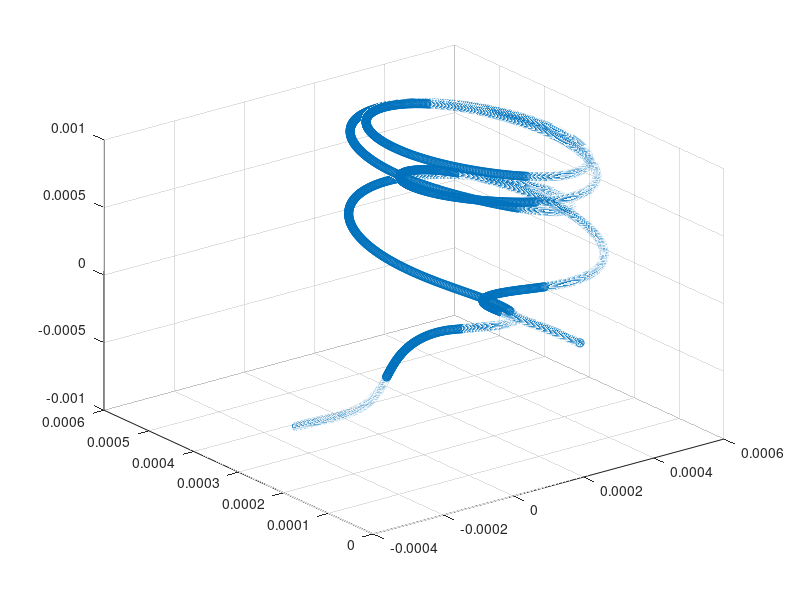

Here is the MATLAB script that generated this plot:

function RingMagneticFieldIV

clc;
close all;
format long;

global q m h hhat e epsilon0 u0
h = 6.626196e-34;
hhat = h / (2 * pi);
m = 9.109e-31;
e = -1.602e-19;
q = abs(e);
epsilon0 = 8.854187817e-12;
u0 = 4e-7 * pi;  
f = 2e6;
w = 2 * pi * f;
c = 3e8;
lambda = c / f;
v0 = 1e6;
simcount = 2500;
B = 0.3e-1;
B_xyz = [ones(simcount, 1) * B, ones(simcount, 1) * B, ones(simcount, 1) * B];
tmin = 0;
r0 = m * v0 / (q * B);
tmax = r0 * 2 * pi / v0 * 5;
t = linspace(tmin, tmax, simcount);
dt = (tmax - tmin) / length(t);
AXES_COUNT = 3;

vx = zeros(1, simcount);
vy = zeros(1, simcount);
vz = zeros(1, simcount);
xx = zeros(1, simcount);
xy = zeros(1, simcount);
xz = zeros(1, simcount);

vy(1) = v0;
vy(2) = v0;
xx(1) = r0;
xx(2) = r0;

v_xyz = [vx' vy' vz'];

trajectory_xyz = [xx' xy' xz'];


for i = 2 : simcount - 1;
    i
    last_xyz = trajectory_xyz(i - 1, 1:end);
    last_r = sqrt(last_xyz(1)^2 + last_xyz(2)^2);
    last_phi = atan(last_xyz(2) / last_xyz(1));
    Bxyz_now = B_xyz(i, 1:end);
    Bxyz_now(1) = 8 * B * cos(last_phi) / ((last_r + r0) / r0)^3;
    Bxyz_now(2) = 8 * B * sin(last_phi) / ((last_r + r0) / r0)^3;
    vxyz_now = v_xyz(i, 1:end);
    if getValueAbs(B_xyz) == 0 
        lorentz_acc_xyz = [0 0 0];
    else
        lorentz_acc_xyz = getLorentz(vxyz_now, Bxyz_now) / m;
    end 
    next_v = v_xyz(i, 1:end) + (lorentz_acc_xyz) * dt;
    v_xyz(i + 1, 1:end) = next_v;
    next_xyz = trajectory_xyz(i - 1, 1:end) + 0.5 * dt * (v_xyz(i, 1:end) + v_xyz(i + 1, 1:end));
    trajectory_xyz(i, 1:end) = next_xyz;
end

trajectory_xyz(simcount, 1:end) = trajectory_xyz(simcount - 1, 1:end);
showTrajectoryXYZWithoutB(trajectory_xyz);

function vet = getTimevalue(values, t)
vet = values(t, 1:end);

function valueabs = getValueAbs(value)
valueabs = sqrt(sum(value .* value));

function lorentz = getLorentz(vv, BB, index)
global e
if nargin == 2
    lorentz = e * cross(vv, BB);
end
if nargin == 3
    v = getTimevalue(vv, index);
    b = getTimevalue(BB, index);
    lorentz = e * cross(v, b);
end

function showTrajectoryXYZ(trajectory_xyz)
figure;
scatter3(trajectory_xyz(1:end, 1), trajectory_xyz(1:end, 2), trajectory_xyz(1:end, 3));

function showTrajectoryXY(trajectory_xyz)
figure;
scatter(trajectory_xyz(1:end, 1), trajectory_xyz(1:end, 2));
hold on
global startBx endBx stepBx xVpp isConvergingMagnetic
for x = startBx + stepBx / 2 : stepBx : endBx
    for y = -xVpp * 3.0 : stepBx / 2: xVpp * 3.0
        vpp = y + xVpp * 0.5;
        if isConvergingMagnetic == 0
            if vpp >= xVpp * 0.5
                scatter(x, vpp, 'r')
            else
                scatter(x, vpp, 'r*')
            end
        else
            if vpp < xVpp * 0.5
                scatter(x, vpp, 'r')
            else
                scatter(x, vpp, 'r*')
            end
        end
    end
end
plot(linspace(0, 0.2, 50), ones(50, 1) * xVpp / 2.0, 'b');
hold off

function showTrajectoryXYWithoutB(trajectory_xyz)
figure;
scatter(trajectory_xyz(1:end, 1), trajectory_xyz(1:end, 2));

function showTrajectoryXYZWithoutB(trajectory_xyz)
figure;
scatter3(trajectory_xyz(1:end, 1), trajectory_xyz(1:end, 2), trajectory_xyz(1:end, 3));

function showVxyzAndTime(vxyz, t)
v = sqrt(vxyz(1:end, 1).^2 + vxyz(1:end, 2).^2 + vxyz(1:end, 3).^2);
figure;
plot(t, v);
